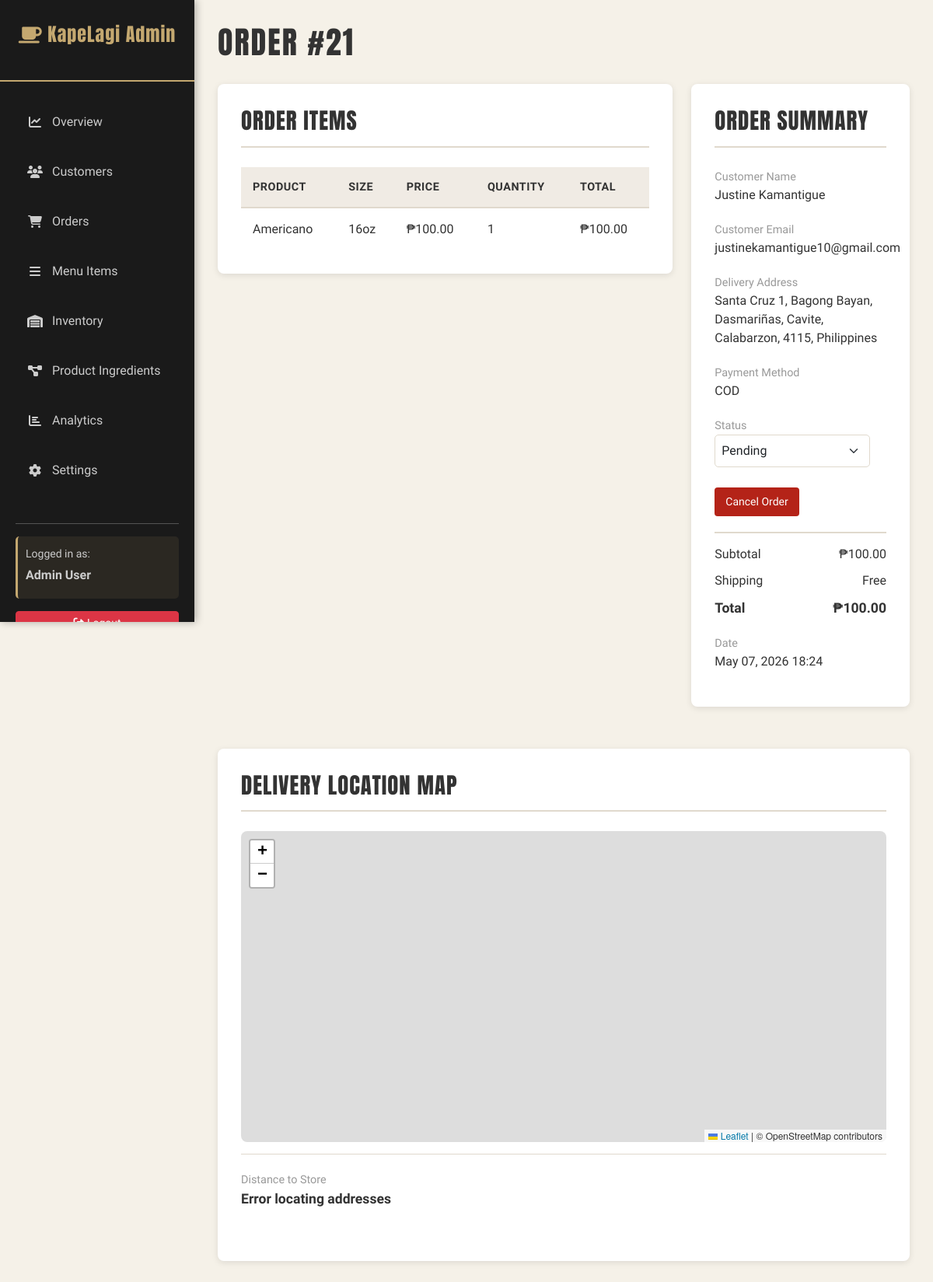
The page /admin/order-details.php?id=21 (signed in) on the database its author committed.
### tables this page shows
CREATE TABLE `order_items` (
  `id` int(11) NOT NULL,
  `order_id` int(11) NOT NULL,
  `product_id` int(11) DEFAULT NULL,
  `product_name` varchar(100) DEFAULT NULL,
  `size` varchar(10) DEFAULT NULL,
  `price` decimal(10,2) DEFAULT NULL,
  `quantity` int(11) DEFAULT NULL,
  `created_at` timestamp NULL DEFAULT current_timestamp()
);

CREATE TABLE `products` (
  `id` int(11) NOT NULL,
  `name` varchar(100) NOT NULL,
  `description` text DEFAULT NULL,
  `category` varchar(50) NOT NULL,
  `image_url` varchar(255) DEFAULT NULL,
  `price_16oz` decimal(10,2) DEFAULT NULL,
  `price_22oz` decimal(10,2) DEFAULT NULL,
  `stock` int(11) NOT NULL DEFAULT 0,
  `is_archived` tinyint(1) NOT NULL DEFAULT 0,
  `archived_at` datetime DEFAULT NULL,
  `created_at` timestamp NULL DEFAULT current_timestamp()
);

CREATE TABLE `orders` (
  `id` int(11) NOT NULL,
  `user_id` int(11) NOT NULL,
  `customer_name` varchar(100) NOT NULL,
  `customer_email` varchar(100) NOT NULL,
  `customer_phone` varchar(20) DEFAULT NULL,
  `delivery_address` varchar(255) DEFAULT NULL,
  `city` varchar(50) DEFAULT NULL,
  `province` varchar(50) DEFAULT NULL,
  `payment_method` varchar(20) NOT NULL DEFAULT 'COD',
  `payment_intent_id` varchar(100) DEFAULT NULL,
  `total_amount` decimal(10,2) DEFAULT NULL,
  `status` varchar(20) DEFAULT 'pending',
  `is_archived` tinyint(1) NOT NULL DEFAULT 0,
  `archived_at` datetime DEFAULT NULL,
  `special_notes` text DEFAULT NULL,
  `cancellation_reason` text DEFAULT NULL,
  `created_at` timestamp NULL DEFAULT current_timestamp(),
  `updated_at` timestamp NULL DEFAULT current_timestamp() ON UPDATE current_timestamp()
);

### admin/order-details.php (the view, shortened to what this page needs)
<?php
include 'includes/header.php';
$order_id = intval($_GET['id']);
$items_per_page = 5;
$current_page = max(1, intval($_GET['page'] ?? 1));
$order = $conn->query("
    SELECT * FROM orders WHERE id = $order_id
")->fetch_assoc();
$offset = ($current_page - 1) * $items_per_page;
$items_stmt = $conn->prepare("
    SELECT oi.*, p.name as product_name
    FROM order_items oi
    LEFT JOIN products p ON oi.product_id = p.id
    WHERE oi.order_id = ?
    ORDER BY oi.id ASC
    LIMIT ? OFFSET ?
");
$items_stmt->bind_param("iii", $order_id, $items_per_page, $offset);
$items_stmt->execute();
$items = $items_stmt->get_result();
?>
<h1 class="page-title">Order #<?php echo $order_id; ?></h1>
<div class="row mb-4">
    <div class="col-lg-8">
        <div class="section-card">
            <div class="section-card-header">
                <h3 class="section-card-title">Order Items</h3>
            </div>
            <table class="admin-table">
                <thead>
                    <tr>
                        <th>Product</th>
                        <th>Size</th>
                        <th>Price</th>
                        <th>Quantity</th>
                        <th>Total</th>
                    </tr>
                </thead>
                <tbody>
                    <?php
                    while ($item = $items->fetch_assoc()) {
                        $total = $item['price'] * $item['quantity'];
                        echo '<tr>
                                <td>' . htmlspecialchars($item['product_name']) . '</td>
                                <td>' . htmlspecialchars($item['size']) . '</td>
                                <td>₱' . number_format($item['price'], 2) . '</td>
                                <td>' . $item['quantity'] . '</td>
                                <td>₱' . number_format($total, 2) . '</td>
                              </tr>';
                    }
                    ?>
                </tbody>
            </table>
        </div>
    </div>
    <div class="col-lg-4">
        <div class="section-card">
            <div class="section-card-header">
                <h3 class="section-card-title">Order Summary</h3>
            </div>
            <div style="margin-bottom: 20px;">
                <label style="color: #999; font-size: 0.9rem;">Customer Name</label>
                <p><?php echo htmlspecialchars($order['customer_name']); ?></p>
            </div>
            <div style="margin-bottom: 20px;">
                <label style="color: #999; font-size: 0.9rem;">Customer Email</label>
                <p><?php echo htmlspecialchars($order['customer_email']); ?></p>
            </div>
            <div style="margin-bottom: 20px;">
                <label style="color: #999; font-size: 0.9rem;">Delivery Address</label>
                <p><?php echo htmlspecialchars($order['delivery_address'] ?? 'Not provided'); ?></p>
            </div>
            <div style="margin-bottom: 20px;">
                <label style="color: #999; font-size: 0.9rem;">Payment Method</label>
                <p><?php echo htmlspecialchars($order['payment_method'] ?? 'COD'); ?></p>
            </div>
            <div style="margin-bottom: 20px;">
                <label style="color: #999; font-size: 0.9rem;">Status</label>
                <p>
                    <select id="orderStatus" class="form-select" style="max-width: 200px; border: 1px solid #e0d9cd; border-radius: 5px; padding: 8px;" onchange="handleOrderStatusChange(<?php echo $order_id; ?>, this.value)">
                        <option value="pending" <?php echo $order['status'] === 'pending' ? 'selected' : ''; ?>>Pending</option>
                    </select>
                </p>
                <button type="button" id="cancelOrderButton" class="btn btn-sm" style="margin-top: 10px; background-color: #b42318; color: #fff; border: none; padding: 8px 14px;">
                    Cancel Order
                </button>
            </div>
            <div style="border-top: 2px solid #e0d9cd; padding-top: 15px; margin-bottom: 20px;">
                <div style="display: flex; justify-content: space-between; margin-bottom: 10px;">
                    <span>Subtotal</span>
                    <span>₱<?php echo number_format($order['total_amount'], 2); ?></span>
                </div>
                <div style="display: flex; justify-content: space-between; margin-bottom: 10px;">
                    <span>Shipping</span>
                    <span>Free</span>
                </div>
                <div style="display: flex; justify-content: space-between; font-weight: bold; font-size: 1.1rem;">
                    <span>Total</span>
                    <span>₱<?php echo number_format($order['total_amount'], 2); ?></span>
                </div>
            </div>
            <div>
                <label style="color: #999; font-size: 0.9rem;">Date</label>
                <p><?php echo date('F d, Y H:i', strtotime($order['created_at'])); ?></p>
            </div>
        </div>
    </div>
</div>
<div class="row mb-4">
    <div class="col-lg-12">
        <div class="section-card">
            <div class="section-card-header">
                <h3 class="section-card-title">Delivery Location Map</h3>
            </div>
            <div id="orderMap" style="height: 400px; border-radius: 8px; overflow: hidden;"></div>
            <div style="padding: 20px 0; border-top: 1px solid #e0d9cd; margin-top: 15px;">
                <div style="margin-bottom: 15px;">
                    <label style="color: #999; font-size: 0.9rem;">Distance to Store</label>
                    <p id="routeDistance" style="font-size: 1.1rem; font-weight: bold;">Calculating...</p>
                </div>
            </div>
        </div>
    </div>
</div>
<?php include 'includes/footer.php'; ?>

### admin/css/admin-styles.css (style rules this page uses)
:root { --primary-bg: #2a2a2a; --sidebar-bg: #1a1a1a; --card-bg: #f5f1e8; --text-dark: #333; --text-muted: #999; --border-color: #e0d9cd; --success-color: #7cb342; --warning-color: #fbc02d; --danger-color: #d32f2f; --info-color: #1976d2; --primary-gold: #c4a870; --accent-brown: #6d4c41; }
* { margin: 0; padding: 0; box-sizing: border-box; }
html, body { height: 100%; font-family: 'Smooch Sans', sans-serif; }
body.admin-body { background-color: #f5f1e8; color: var(--text-dark); }
.page-title { font-family: 'Anton', sans-serif; font-size: 2.5rem; color: var(--text-dark); margin-bottom: 30px; text-transform: uppercase; letter-spacing: 2px; }
.section-card { background-color: white; border-radius: 8px; padding: 30px; margin-bottom: 30px; box-shadow: 0 2px 8px rgba(0, 0, 0, 0.1); }
.section-card-header { display: flex; justify-content: space-between; align-items: center; margin-bottom: 25px; border-bottom: 2px solid var(--border-color); padding-bottom: 15px; }
.section-card-title { font-family: 'Anton', sans-serif; font-size: 1.8rem; color: var(--text-dark); text-transform: uppercase; letter-spacing: 1px; margin: 0; }
.admin-table { width: 100%; border-collapse: collapse; margin-top: 15px; }
.admin-table thead th { background-color: #f0ebe4; color: var(--text-dark); font-weight: bold; padding: 15px; text-align: left; border-bottom: 2px solid var(--border-color); text-transform: uppercase; font-size: 0.9rem; letter-spacing: 0.5px; }
.admin-table tbody td { padding: 15px; border-bottom: 1px solid var(--border-color); color: var(--text-dark); }
.admin-table tbody tr:last-child td { border-bottom: none; }
.form-select { width: 100%; padding: 10px; border: 1px solid var(--border-color); border-radius: 5px; font-family: inherit; font-size: 1rem; cursor: pointer; background-color: white; transition: border-color 0.3s ease; }

### rows shown on the page
order_items: product.name "Americano", size "16oz", price "100.00", quantity "1"
orders: customer_name "Justine Kamantigue", customer_email "justinekamantigue10@gmail.com", delivery_address "Santa Cruz 1, Bagong Bayan, Dasmariñas, Cavite, Calabarzon, 4115, Philippines", payment_method "COD", status "Pending", total_amount "100.00", created_at "May 07, 2026 18:24"

### other values the page prints
get_user_name() "Admin User"
$order_id "21"
